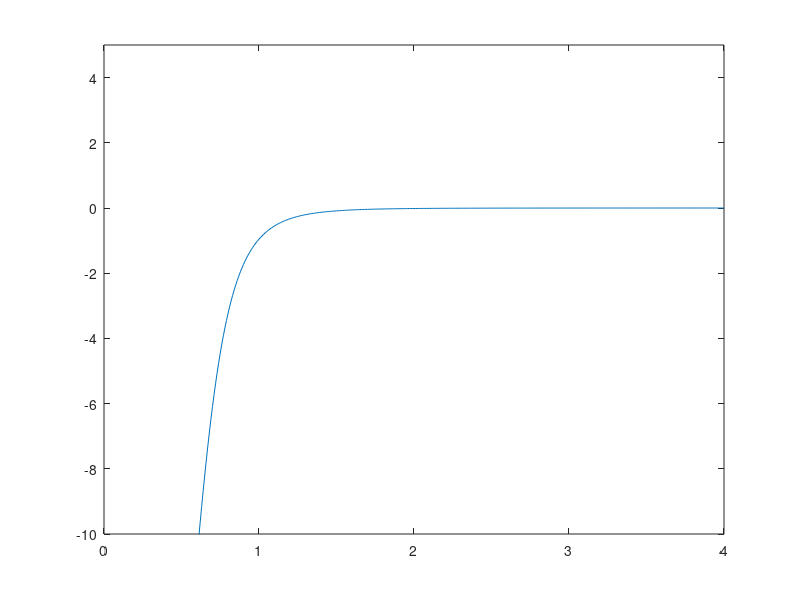

This chart was generated by the following MATLAB code:
r = 0.01:0.01:4;
C6 = 1;
d = 20;
s = 1;
R_vdW = 0.6; % nm
gamma = 10;

% Fermi-type damping function: d and s are empirical parameters
% R_vdW is sum of van der Waals radii
f_r = 1./(1 + exp(-d.*( (r./(s*R_vdW)) - 1)) );

% Chai and Head-Gordon damping (D3(0) dispersion): gamma and s are empirical parameters
f_r = 1./(1 + 6.*(r./(s.*R_vdW)).^(-gamma));


% Becke_Johnson damping function (D3(BJ))
f_r = (r.^(6))./(r.^(6) + R_vdW.^(6));

E_disp = -C6.*f_r./(r.^6);

plot(r,E_disp)
ylim([-10 5])